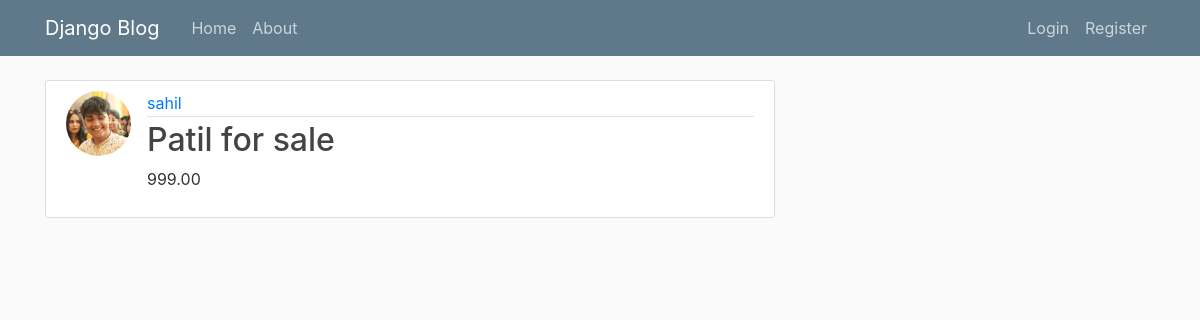
Page /post/6/ on the committed database.
### blog/models.py (models this page shows, shortened)
class post(models.Model):
    title = models.CharField(max_length=100)
    price = models.DecimalField(max_digits=10, decimal_places=2)
    date = models.DateTimeField(default = timezone.now)
    author = models.ForeignKey(User, on_delete=models.CASCADE)
    image = models.ImageField(upload_to='images')

### registration/models.py (models this page shows, shortened)
class Profile(models.Model):
    user = models.OneToOneField(User, on_delete=models.CASCADE)
    image = models.ImageField(default='default.jpg', upload_to='profile_pics')
    is_seller = models.BooleanField(default=False)
    cash = models.DecimalField(max_digits=10, decimal_places=2, default=0)

### blog/views.py (the view)
# urls.py: path('post/<int:pk>/', PostDetailView.as_view(), name = 'post-detail'),
class PostDetailView(DetailView):
    model = post

### blog/templates/blog/post_detail.html (shortened to what this page needs)
{% extends "blog/base.html" %}
{% block content %}
  <article class="media content-section">
    <img class="rounded-circle article-img" src="{{ object.author.profile.image.url }}">
    <div class="media-body">
      <div class="article-metadata">
        <a class="mr-2" href="#">{{ object.author }}</a>
      </div>
      <h2 class="article-title">{{ object.title }}</h2>
      <p class="article-content">{{ object.price }}</p>
    </div>
  </article>
{% endblock content %}

### blog/static/blog/main.css (style rules this page uses)
body { background: #fafafa; color: #333333; margin-top: 5rem; }
h1, h2, h3, h4, h5, h6 { color: #444444; }
.content-section { background: #ffffff; padding: 10px 20px; border: 1px solid #dddddd; border-radius: 3px; margin-bottom: 20px; }
.article-title { color: #444444; }
.article-content { white-space: pre-line; }
.article-img { height: 65px; width: 65px; margin-right: 16px; }
.article-metadata { padding-bottom: 1px; margin-bottom: 4px; border-bottom: 1px solid #e3e3e3 }

### rows in the picture
post: author.profile.image (picture), author "sahil", title "Patil for sale", price "999.00"
